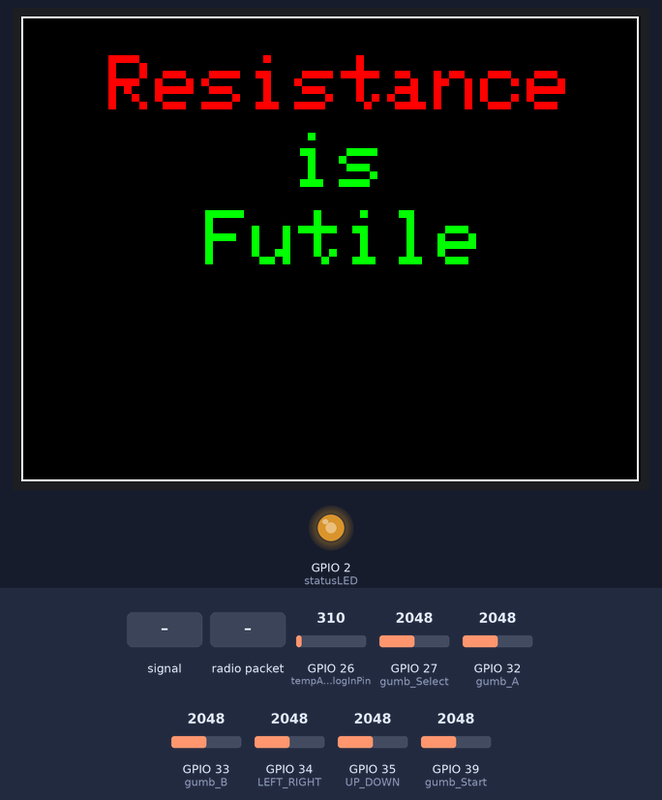
The sketch below on a simulated ESP32. Parts: 320×240 colour display, output pins drawn as LEDs (lit = HIGH). The inputs (shaded band) are chosen by the test bench; at power-on: GPIO 35 (UP_DOWN) = 2048, GPIO 34 (LEFT_RIGHT) = 2048, GPIO 26 (tempAnalogInPin) = 310, GPIO 27 (gumb_Select) = 2048, GPIO 32 (gumb_A) = 2048, GPIO 33 (gumb_B) = 2048, GPIO 39 (gumb_Start) = 2048. What the sketch prints to the serial monitor is not drawn.

Above: at 1.5 s.
1.6 s: GPIO 34 (LEFT_RIGHT) fed a 2 Hz sine of ±1228 counts around its level
3.5 s: GPIO 35 (UP_DOWN) set to 2272
5.0 s: GPIO 35 (UP_DOWN) set to 2336
At 6.49 s:
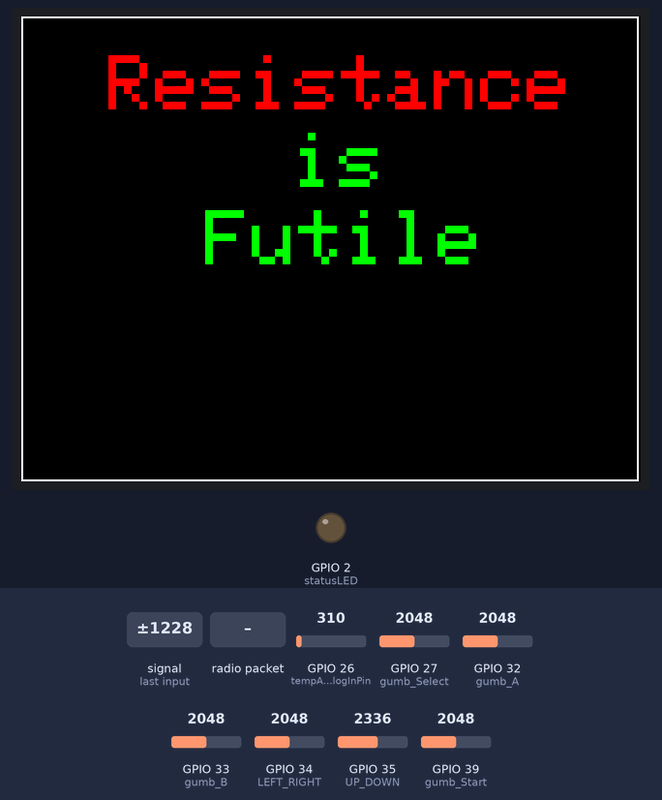
7.3 s: radio packet "0" arrives
8.8 s: GPIO 34 (LEFT_RIGHT) set to 2140
10.3 s: GPIO 34 (LEFT_RIGHT) set to 2053
At 11.0 s:
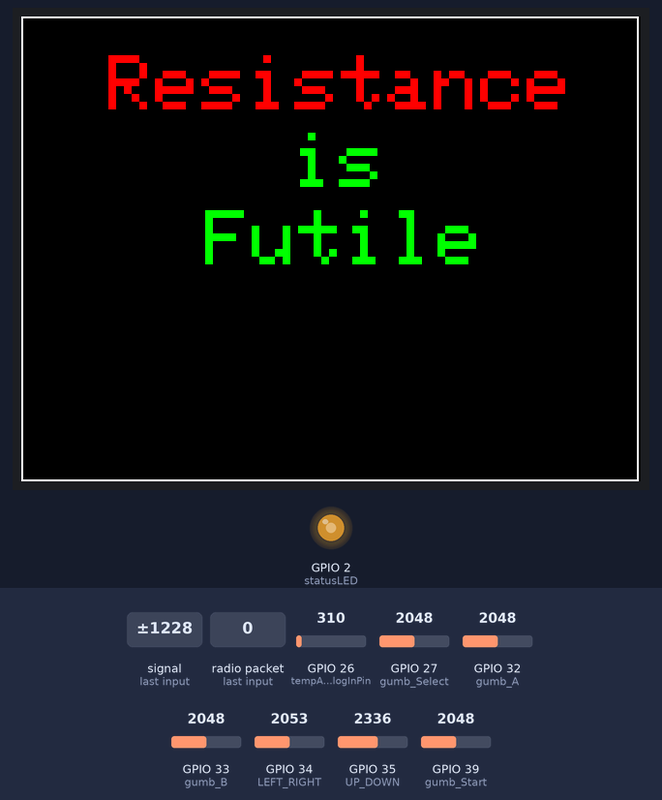
Timing chart, 0 to 12.8 s (numbered marks = the images above; inputs shaded):
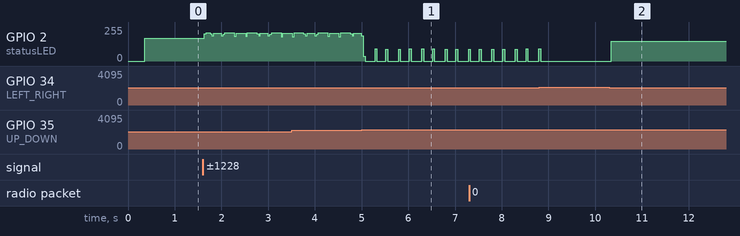

Measured:
- the behaviour switches between 2299 and 2300 on GPIO 35 (UP_DOWN) (found by bisection; images 0 and 1)
- after the input at 8.8 s, GPIO 2 (statusLED): goes on until 8.8 s, then stays 0/255
- after the input at 10.3 s, GPIO 2 (statusLED): 0/255 → 148/255 at once

The sketch:

VIDI_X_Slave.ino
```cpp
#include <esp_now.h>
#include <WiFi.h>

#define CHANNEL 1

#include "Adafruit_ILI9341.h"
#include "Adafruit_GFX.h"
#include <SPI.h>

#define TFT_CS   5
#define TFT_DC  21

// Stvori objekt zaslona koji zovemo TFT
Adafruit_ILI9341 TFT = Adafruit_ILI9341(TFT_CS, TFT_DC);

const int statusLED = 2;
const int UP_DOWN = 35; // Off = 0   UP =  Down =
const int LEFT_RIGHT = 34; // Off = 0   Left =  Right =
const int gumb_A = 32; // Off = 4095  On = 0
const int gumb_B = 33; //  Off = 4095  On = 0
const int gumb_Select = 27; //  Off = 4095  On = 0
const int gumb_Start = 39; //  Off = 4095  On = 0
const int gumb_Vol = 0; //  Off = 4095  On = 0
const int gumb_Menu = 13; //  Off = 3431 On = 0
const int tempAnalogInPin = 26; // Analogni input pin Senzora Temperature
float tempC1;
int v;
int n = 40;
int poruka = 0;

#define RXD2 13
#define TXD2 4

void initDisplay()
{
  TFT.begin();                   // inicijalizacuija zaslona
  TFT.setRotation(3);            // postavi orijentaciju
  TFT.setTextColor(ILI9341_RED);
  TFT.setTextSize(1);
  TFT.fillScreen(ILI9341_BLACK); // obojaj zaslon u crno
}

void drawStartScreen()
{
  TFT.fillScreen(ILI9341_BLACK);

  //Draw white frame
  TFT.drawRect(0, 0, 319, 240, ILI9341_WHITE);

  TFT.setCursor(45, 20);
  TFT.setTextColor(ILI9341_RED);
  TFT.setTextSize(4);
  TFT.print("Resistance");

  //Print "VIDI X mikroracunalo" text
  TFT.setTextColor(ILI9341_GREEN);
  TFT.setTextSize(4);
  TFT.setCursor(140, 60);
  TFT.print("is");
  TFT.setCursor(95, 100);
  TFT.print("Futile");
}

// Init ESP Now with fallback
void InitESPNow() {
  WiFi.disconnect();
  if (esp_now_init() == ESP_OK) {
    Serial.println("ESPNow Init Success");
  }
  else {
    Serial.println("ESPNow Init Failed");
    // Retry InitESPNow, add a counte and then restart?
    // InitESPNow();
    // or Simply Restart
    ESP.restart();
  }
}

// config AP SSID
void configDeviceAP() {
  const char *SSID = "Slave_1";
  bool result = WiFi.softAP(SSID, "Slave_1_Password", CHANNEL, 0);
  if (!result) {
    Serial.println("AP Config failed.");
  } else {
    Serial.println("AP Config Success. Broadcasting with AP: " + String(SSID));
  }
}


void setup() {
  // Init Serial Monitor
  Serial.begin(115200);
  Serial2.begin(115200, SERIAL_8N1, RXD2, TXD2);
  Serial.println("Hi:");
  pinMode(0, INPUT);
  pinMode(2, OUTPUT);
  pinMode(13, INPUT);
  pinMode(26, INPUT);
  pinMode(27, INPUT_PULLUP);
  pinMode(32, INPUT);
  pinMode(33, INPUT);
  pinMode(34, INPUT);
  pinMode(35, INPUT);
  pinMode(39, INPUT);
  digitalWrite(statusLED, LOW);
  initDisplay();
  drawStartScreen();

  //Set device in AP mode to begin with
  WiFi.mode(WIFI_AP);
  // configure device AP mode
  configDeviceAP();
  // This is the mac address of the Slave in AP Mode
  Serial.print("AP MAC: "); Serial.println(WiFi.softAPmacAddress());
  // Init ESPNow with a fallback logic
  InitESPNow();
  // Once ESPNow is successfully Init, we will register for recv CB to
  // get recv packer info.
  esp_now_register_recv_cb(OnDataRecv);
}

float temperature(int analog) {
  double temp =
    analog * 3.30 / 4095.0; // Analognu vrijednost pretvaramo u otpor
  temp = temp - 0.40;         // Oduzimamo 500mA tj. -40°C
  temp = temp / 0.01;         // Pretvaramo vrijednosti u °C
  return temp;
}

// callback when data is recv from Master
void OnDataRecv(const uint8_t *mac_addr, const uint8_t *data, int data_len) {
  digitalWrite(statusLED, HIGH);
  char macStr[18];
  snprintf(macStr, sizeof(macStr), "%02x:%02x:%02x:%02x:%02x:%02x",
           mac_addr[0], mac_addr[1], mac_addr[2], mac_addr[3], mac_addr[4], mac_addr[5]);
  Serial.print("Last Packet Recv from: "); Serial.println(macStr);
  poruka = *data;
  Serial.print("Last Packet Recv Data: "); Serial.println(poruka);
  Serial.println("");
  digitalWrite(statusLED, LOW);
}

void loop() {
  digitalWrite(statusLED, LOW);
  //poruka = 0;
  tempC1 = temperature(analogRead(tempAnalogInPin)); // Pozivamo funkciju za pretvorbu analognih
  // očitanja u stupnjeve Cezijeve

  if ( poruka == 49 ) { // || OR -
    digitalWrite(statusLED, HIGH);
    Serial2.println("1"); /// Serial.read daje 49
    Serial.println("1");
    poruka = 0;
  }
  if ( analogRead(UP_DOWN) == 4095 ) { // || OR -
    digitalWrite(statusLED, HIGH);
    Serial2.println("1"); /// Serial.read daje 49
    Serial.println("1");
    poruka = 49;
    //strcpy(myData.poruka, "gumb_UP");
    //Serial2.print(myData.poruka);
  }
  if ( poruka == 50 ) { // || OR -
    digitalWrite(statusLED, HIGH);
    Serial2.println("2"); /// Serial.read daje 50
    Serial.println("2");
    poruka = 0;
  }
  if ( analogRead(UP_DOWN) > 1700 && analogRead(UP_DOWN) < 2300 ) { // || OR -
    digitalWrite(statusLED, HIGH);
    Serial2.println("2");  /// Serial.read daje 50
    Serial.println("2");
    poruka = 50;
  }
  if ( poruka == 51 ) { // || OR -
    digitalWrite(statusLED, HIGH);
    Serial2.println("3"); /// Serial.read daje 51
    Serial.println("3");
    poruka = 0;
  }
  if ( analogRead(LEFT_RIGHT) == 4095 ) { // || OR -
    digitalWrite(statusLED, HIGH);
    Serial2.println("3");  /// Serial.read daje 51
    Serial.println("3");
    poruka = 51;
  }
  if ( poruka == 52 ) { // || OR -
    digitalWrite(statusLED, HIGH);
    Serial2.println("4"); /// Serial.read daje 52
    Serial.println("4");
    poruka = 0;
  }
  if ( analogRead(LEFT_RIGHT) > 1700 && analogRead(LEFT_RIGHT) < 2100 ) { // || OR -
    digitalWrite(statusLED, HIGH);
    Serial2.println("4");  /// Serial.read daje 52
    Serial.println("4");
    poruka = 52;
  }
  if ( poruka == 53 ) { // || OR -
    digitalWrite(statusLED, HIGH);
    Serial2.println("5"); /// Serial.read daje 53
    Serial.println("5");
    poruka = 0;
  }
  if ( analogRead(gumb_A) == 0 ) { // || OR -
    digitalWrite(statusLED, HIGH);
    Serial2.println("5"); /// Serial.read daje 53
    Serial.println("5");
    poruka = 53;
  }
  if ( poruka == 54 ) { // || OR -
    digitalWrite(statusLED, HIGH);
    Serial2.println("6"); /// Serial.read daje 54
    Serial.println("6");
    poruka = 0;
  }
  if ( analogRead(gumb_B) == 0 ) { // || OR -
    digitalWrite(statusLED, HIGH);
    Serial2.println("6"); /// Serial.read daje 54,
    Serial.println("6");
    poruka = 54;
  }
  if ( poruka == 55 ) { // || OR -
    digitalWrite(statusLED, HIGH);
    Serial2.println("6"); /// Serial.read daje 55
    Serial.println("6");
    poruka = 0;
  }
  if ( analogRead(gumb_Select) == 0 ) { // || OR -
    digitalWrite(statusLED, HIGH);
    Serial2.println("7"); /// Serial.read daje 55,
    Serial.println("7");
    poruka = 55;
  }
  if ( poruka == 56 ) { // || OR -
    digitalWrite(statusLED, HIGH);
    Serial2.println("8"); /// Serial.read daje 56
    Serial.println("8");
    poruka = 0;
  }
  if ( analogRead(gumb_Start) == 0 ) { // || OR -
    digitalWrite(statusLED, HIGH);
    Serial2.println("8"); /// Serial.read daje 56,
    Serial.println("8");
    poruka = 56;
    n++;
  }
  //delay(500);
}
```
